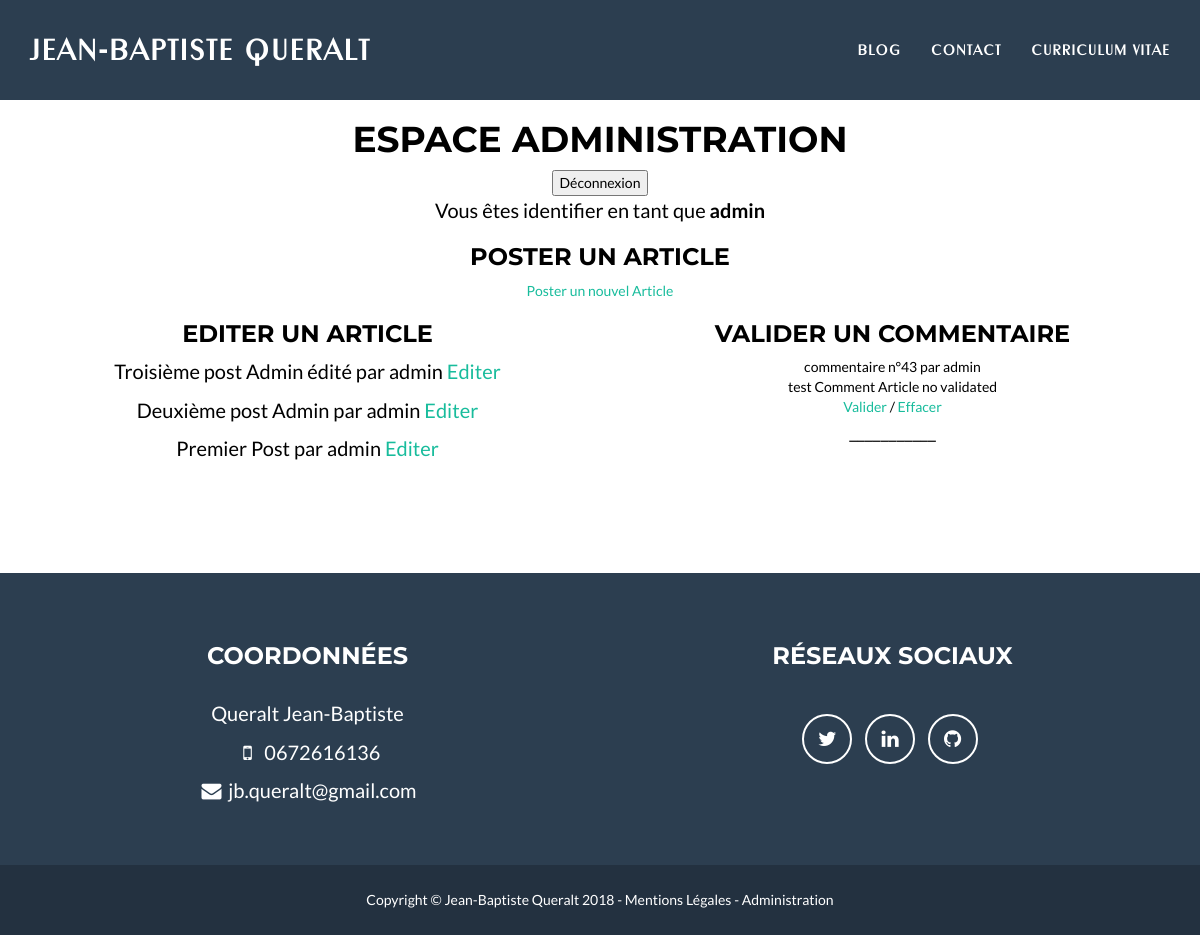
Page /view/adminPanel.php (signed in) on the committed database.
### tables this page shows
CREATE TABLE IF NOT EXISTS `post` (
  `id` int(11) NOT NULL AUTO_INCREMENT,
  `user_id` int(11) NOT NULL,
  `title` varchar(200) NOT NULL,
  `content` text NOT NULL,
  `post_date` datetime NOT NULL,
  `edit_date` datetime DEFAULT NULL,
  `edit_author` varchar(25) DEFAULT NULL,
  PRIMARY KEY (`id`)
);

CREATE TABLE IF NOT EXISTS `user` (
  `id` int(11) NOT NULL AUTO_INCREMENT,
  `username` varchar(200) NOT NULL,
  `password` varchar(255) NOT NULL,
  `email` varchar(200) NOT NULL,
  `validated` tinyint(1) DEFAULT NULL,
  PRIMARY KEY (`id`)
);

CREATE TABLE IF NOT EXISTS `comment` (
  `id` int(11) NOT NULL AUTO_INCREMENT,
  `post_id` int(11) NOT NULL,
  `author` varchar(200) NOT NULL,
  `content` text NOT NULL,
  `comment_date` datetime NOT NULL,
  `authorized` tinyint(1) NOT NULL,
  PRIMARY KEY (`id`)
);

### model/PostManager.php (called while the page is built, shortened)
<?php
class PostManager extends Manager
{
    public function listArticles()
    {
        $db = $this->dbConnect();
        $req = $db->query("SELECT post.id, post.user_id, post.title, post.content, post.edit_author, DATE_FORMAT(post.edit_date, '%d-%m-%Y à %Hh%i') AS edit_date, DATE_FORMAT(post.post_date, '%d-%m-%Y à %Hh%i') AS post_date, user.username FROM post, user WHERE post.user_id = user.id ORDER BY post.post_date DESC");
        $req->execute();
        $articles = $req->fetchAll();
        return $articles;
    }
}

### controller/controller.php (called while the page is built, shortened)
<?php
require_once('../model/PostManager.php');
require_once('../model/CommentManager.php');
function listArticles()
{
    $postManager = new Model\PostManager();
    $listArticles = $postManager->listArticles();
    return $listArticles;
}
function listComments()
{
    $commentManager = new Model\CommentManager();
    $listComments = $commentManager->listComments();
    return $listComments;
}

### model/CommentManager.php (called while the page is built, shortened)
<?php
class CommentManager extends Manager
{
    public function listComments()
    {
        $db = $this->dbConnect();
        $req = $db->query("SELECT id, author, content, comment_date FROM comment WHERE authorized = 0 ORDER BY id ASC");
        $req->execute();
        $listComments = $req->fetchAll();
        return $listComments;
    }
}

### view/adminPanel.php (the view, shortened to what this page needs)
<?php
require('../controller/controller.php');
include("../view/header.php");
$articles = listArticles();
$listComments = listComments();
?>
<section class="success">
    <div class="container">
        <div class="row">
            <div class="col-lg-12 text-center">
                <h1>Espace Administration</h1>
                <form action="logout.php" method="post" class="connect_zone">
                    <input type="submit" value="Déconnexion" name= "deconnect" id="button"/>
                </form>
            </div>
            <div class="col-lg-12 text-center">
                <?= isset($_SESSION['username'])? ('<p>Vous êtes identifier en tant que <strong>'.$_SESSION['username'].'</strong></p>') : '' ?>
                <h3>Poster un article</h3>
                <a href="postArticle.php">Poster un nouvel Article</a>
            </div>
            <div class="col-lg-6 text-center">
                <h3>Editer un article</h3>
                <?php
                foreach ($articles as $article) : ?>
                    <p><?= isset($article['title'])? htmlspecialchars($article['title']) :'title' ?> par <?= isset($article['username'])? $article['username'] : '' ?> <?= $_SESSION['validated'] == 1 ? '<a href="editArticle.php?id='.htmlspecialchars($article['id']).'">Editer</a>' : '' ?></p>
                <?php endforeach; ?>
            </div>
            <div class="col-lg-6 text-center">
                <h3>Valider un Commentaire</h3>
                    <?php
                foreach ($listComments as $comment) : ?><?= isset($comment['id'])? 'commentaire n°'.$comment['id'] : '' ?> par <?= isset($comment['author'])? $comment['author'] : '' ?>
                </br><?= isset($comment['content'])? htmlspecialchars($comment['content']): ''?></br>
                <a href="authorizedComment.php?id=<?= $comment['id']?>">Valider</a> /
                <a href="deleteComment.php?id=<?= $comment['id']?>">Effacer</a>
                <p>___________</p><?php endforeach; ?>
            </div>
        </div>
    </div>
</section>
<?php
include("../view/footer.php");
?>

### css/freelancer.css (style rules this page uses)
body { font-family: 'Lato', 'Helvetica Neue', Helvetica, Arial, sans-serif; overflow-x: hidden; }
p { font-size: 20px; }
a, a:hover, a:focus, a:active, a.active { color: #18BC9C; outline: none; }
h1, h2, h3, h4, h5, h6 { font-family: "Montserrat", "Helvetica Neue", Helvetica, Arial, sans-serif; text-transform: uppercase; font-weight: 700; }
section { padding: 100px 0; }
section.success { color: black; }

### rows in the picture
post: title "Troisième post Admin édité", user.username "admin"
post: title "Deuxième post Admin", user.username "admin"
post: title "Premier Post", user.username "admin"
comment: id "43", author "admin", content "test Comment Article no validated"

### other values in the picture
$_SESSION['username'] "admin"
